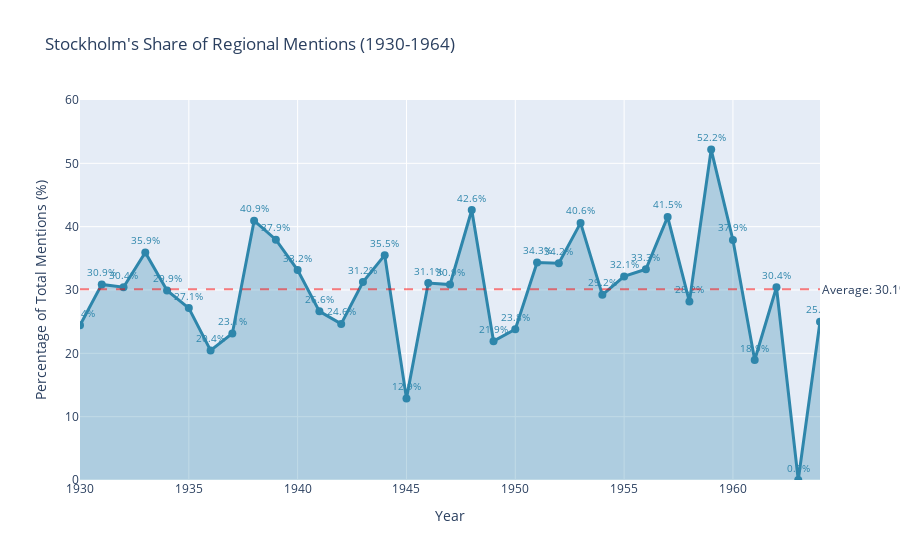

The notebook cell this image was saved under:
### Markdown cell above
We also retained certain historical regions that, while lacking formal
administrative boundaries, carry significant cultural and economic meaning.
Bergslagen, the traditional mining district spanning parts of five regions,
appears frequently in the newsreels as a coherent entity, typically in
connection with industrial reporting. Collapsing Bergslagen into its
constituent provinces would obscure this discursive unity, and lose
analytically valuable information about how the newsreels conceptualised
Swedish geography. Similarly, we retained the north of Sweden, Norrland, as a
category, given its frequent appearance in the material as a distinct region in
its own right.

### Code cell
def create_proportion_line_chart(data):
  """
  Plotly line chart showing Stockholm's percentage over time.

  Args:
      data: DataFrame with columns
       [year, region, mentions, total_mentions, percentage]
      OR dict from calculate_proportions with keys
      ['years', 'stockholm_pct', ...]

  Returns:
      plotly.graph_objects.Figure
  """
  # Handle dict vs DataFrame
  if isinstance(data, dict):
    # Dict format from calculate_proportions
    years = data["years"]
    percentages = data["stockholm_pct"]
  elif isinstance(data, pd.DataFrame):
    # Handle different DataFrame formats
    if "region" in data.columns:
      # Format from load_stockholm_data
      stockholm_df = data[data["region"] == "Stockholm"].sort_values(
        "year"
      )
      years = stockholm_df["year"]
      percentages = stockholm_df["percentage"]
    elif "stockholm_pct" in data.columns:
      # DataFrame with stockholm_pct column
      data = (
        data.sort_values("year") if "year" in data.columns else data
      )
      years = data["year"] if "year" in data.columns else data.index
      percentages = data["stockholm_pct"]
    else:
      # Assume Stockholm-only data with year and percentage columns
      data = data.sort_values("year")
      years = data["year"]
      percentages = data["percentage"]
  else:
    raise ValueError("data must be either a dict or pandas DataFrame")

  # Calculate mean percentage
  mean_pct = (
    percentages.mean()
    if hasattr(percentages, "mean")
    else sum(percentages) / len(percentages)
  )

  # Create figure
  fig = go.Figure()

  # Add filled area
  fig.add_trace(
    go.Scatter(
      x=years,
      y=percentages,
      fill="tozeroy",
      fillcolor="rgba(46, 134, 171, 0.3)",
      line=dict(color="#2E86AB", width=3),
      mode="lines+markers+text",
      marker=dict(size=8),
      text=[f"{pct:.1f}%" for pct in percentages],
      textposition="top center",
      textfont=dict(color="#2E86AB", size=10),
      name="Stockholm",
      hovertemplate="Year: %{x}<br>Percentage: %{y:.1f}%<extra></extra>",
    )
  )

  # Add average line
  fig.add_hline(
    y=mean_pct,
    line_dash="dash",
    line_color="red",
    line_width=2,
    opacity=0.5,
    annotation_text=f"Average: {mean_pct:.1f}%",
    annotation_position="right",
  )

  # Update layout
  year_min = int(min(years))
  year_max = int(max(years))
  pct_max = (
    max(percentages)
    if isinstance(percentages, list)
    else percentages.max()
  )

  fig.update_layout(
    title=f"Stockholm's Share of Regional Mentions ({year_min}-{year_max})",
    xaxis_title="Year",
    yaxis_title="Percentage of Total Mentions (%)",
    yaxis=dict(range=[0, pct_max * 1.15]),
    hovermode="x unified",
    showlegend=False,
    width=900,
  )

  if not local:
    return fig

  file = root / "media" / "STHLM-share.jpg"

  fig.write_image(file)

  return Image(file)


def load_top_n_data(csv_file, start_year=None, end_year=None):
  """
  Load top-N mention data from CSV.

  Returns:
      dict: {year: {location: mentions}}
  """
  data_by_year = defaultdict(lambda: defaultdict(int))

  with open(csv_file, "r", encoding="utf-8") as f:
    reader = csv.DictReader(f)
    for row in reader:
      year = int(row["year"])
      if start_year is not None and year < start_year:
        continue
      if end_year is not None and year > end_year:
        continue

      location = row["location"]
      mentions = int(row["mentions"])
      data_by_year[year][location] += mentions

  return data_by_year


def calculate_proportions(data_by_year):
  """
  Calculate Stockholm's proportion and other categories.

  Returns:
      dict: {
          'years': [...],
          'stockholm_pct': [...],
          'stockholm_mentions': [...],
          'other_mentions': [...],
          'total_mentions': [...]
      }
  """
  years = sorted(data_by_year.keys())
  stockholm_pct = []
  stockholm_mentions = []
  other_mentions = []
  total_mentions = []

  for year in years:
    locations = data_by_year[year]
    stockholm = locations.get("Stockholm", 0)
    total = sum(locations.values())
    other = total - stockholm

    stockholm_mentions.append(stockholm)
    other_mentions.append(other)
    total_mentions.append(total)

    if total > 0:
      pct = (stockholm / total) * 100
    else:
      pct = 0

    stockholm_pct.append(pct)

  return {
    "years": years,
    "stockholm_pct": stockholm_pct,
    "stockholm_mentions": stockholm_mentions,
    "other_mentions": other_mentions,
    "total_mentions": total_mentions,
  }


display(
  create_proportion_line_chart(
    calculate_proportions(
      load_top_n_data(
        data / "top10_regions_by_year_1930-1964.csv", 1930, 1964
      )
    ),
  ),
  width=1000,
  metadata={
    "jdh": {
      "module": "object",
      "object": {
        "tags": ["figure-STHLM-share-*"],
        "type": "image",
        "source": [
          "Stockholm's share of total location mentions "
          "within the Journal Digital Corpus, 1930-1964."
        ],
      },
    }
  },
)

### Figure 1 — Plotly figure (JSON) as saved in the notebook; plotly's stock layout.template omitted (floating-point values rounded to 4 significant figures)
{"data": [{"fill": "tozeroy", "fillcolor": "rgba(46, 134, 171, 0.3)", "hovertemplate": "Year: %{x}<br>Percentage: %{y:.1f}%<extra></extra>", "line": {"color": "#2E86AB", "width": 3}, "marker": {"size": 8}, "mode": "lines+markers+text", "name": "Stockholm", "text": ["24.4%", "30.9%", "30.4%", "35.9%", "29.9%", "27.1%", "20.4%", "23.1%", "40.9%", "37.9%", "33.2%", "26.6%", "24.6%", "31.2%", "35.5%", "12.9%", "31.1%", "30.9%", "42.6%", "21.9%", "23.8%", "34.3%", "34.2%", "40.6%", "29.2%", "32.1%", "33.3%", "41.5%", "28.2%", "52.2%", "37.9%", "18.9%", "30.4%", "0.0%", "25.0%"], "textfont": {"color": "#2E86AB", "size": 10}, "textposition": "top center", "type": "scatter", "x": [1930, 1931, 1932, 1933, 1934, 1935, 1936, 1937, 1938, 1939, 1940, 1941, 1942, 1943, 1944, 1945, 1946, 1947, 1948, 1949, 1950, 1951, 1952, 1953, 1954, 1955, 1956, 1957, 1958, 1959, 1960, 1961, 1962, 1963, 1964], "y": [24.44, 30.88, 30.43, 35.94, 29.94, 27.14, 20.45, 23.14, 40.94, 37.94, 33.16, 26.63, 24.65, 31.25, 35.5, 12.89, 31.11, 30.85, 42.63, 21.92, 23.79, 34.34, 34.21, 40.59, 29.23, 32.15, 33.27, 41.54, 28.16, 52.17, 37.9, 18.94, 30.43, 0.0, 25.0]}], "layout": {"annotations": [{"showarrow": false, "text": "Average: 30.1%", "x": 1, "xanchor": "left", "xref": "x domain", "y": 30.1, "yanchor": "middle", "yref": "y"}], "hovermode": "x unified", "shapes": [{"line": {"color": "red", "dash": "dash", "width": 2}, "opacity": 0.5, "type": "line", "x0": 0, "x1": 1, "xref": "x domain", "y0": 30.1, "y1": 30.1, "yref": "y"}], "showlegend": false, "title": {"text": "Stockholm's Share of Regional Mentions (1930-1964)"}, "width": 900, "xaxis": {"title": {"text": "Year"}}, "yaxis": {"range": [0, 60.0], "title": {"text": "Percentage of Total Mentions (%)"}}}}
